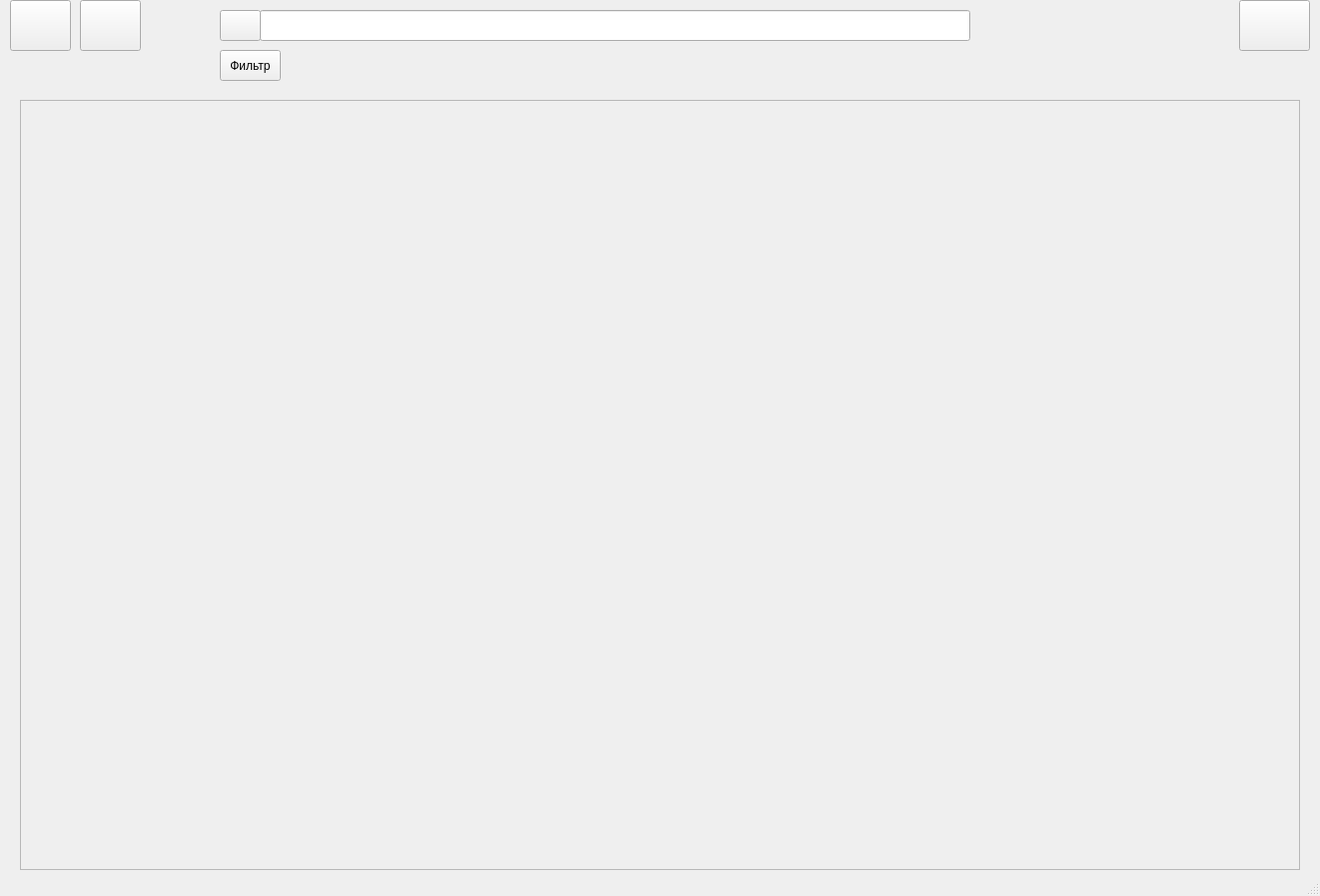
<?xml version="1.0" encoding="UTF-8"?>
<ui version="4.0">
 <class>MainWindow</class>
 <widget class="QMainWindow" name="MainWindow">
  <property name="geometry">
   <rect>
    <x>0</x>
    <y>0</y>
    <width>1321</width>
    <height>897</height>
   </rect>
  </property>
  <property name="windowTitle">
   <string>MainWindow</string>
  </property>
  <widget class="QWidget" name="centralwidget">
   <widget class="QLineEdit" name="lineEdit">
    <property name="geometry">
     <rect>
      <x>260</x>
      <y>10</y>
      <width>711</width>
      <height>31</height>
     </rect>
    </property>
   </widget>
   <widget class="QPushButton" name="pushButton">
    <property name="geometry">
     <rect>
      <x>220</x>
      <y>10</y>
      <width>41</width>
      <height>31</height>
     </rect>
    </property>
    <property name="text">
     <string/>
    </property>
   </widget>
   <widget class="QPushButton" name="pushButton_2">
    <property name="geometry">
     <rect>
      <x>1240</x>
      <y>0</y>
      <width>71</width>
      <height>51</height>
     </rect>
    </property>
    <property name="text">
     <string/>
    </property>
   </widget>
   <widget class="QPushButton" name="pushButton_3">
    <property name="geometry">
     <rect>
      <x>10</x>
      <y>0</y>
      <width>61</width>
      <height>51</height>
     </rect>
    </property>
    <property name="text">
     <string/>
    </property>
   </widget>
   <widget class="QScrollArea" name="scrollArea">
    <property name="geometry">
     <rect>
      <x>20</x>
      <y>100</y>
      <width>1281</width>
      <height>771</height>
     </rect>
    </property>
    <property name="widgetResizable">
     <bool>true</bool>
    </property>
    <widget class="QWidget" name="scrollAreaWidgetContents">
     <property name="geometry">
      <rect>
       <x>0</x>
       <y>0</y>
       <width>1279</width>
       <height>769</height>
      </rect>
     </property>
    </widget>
   </widget>
   <widget class="QPushButton" name="pushButton_4">
    <property name="geometry">
     <rect>
      <x>220</x>
      <y>50</y>
      <width>61</width>
      <height>31</height>
     </rect>
    </property>
    <property name="text">
     <string>Фильтр</string>
    </property>
   </widget>
   <widget class="QPushButton" name="pushButton_5">
    <property name="geometry">
     <rect>
      <x>80</x>
      <y>0</y>
      <width>61</width>
      <height>51</height>
     </rect>
    </property>
    <property name="text">
     <string/>
    </property>
   </widget>
  </widget>
  <widget class="QMenuBar" name="menubar">
   <property name="geometry">
    <rect>
     <x>0</x>
     <y>0</y>
     <width>1321</width>
     <height>22</height>
    </rect>
   </property>
  </widget>
  <widget class="QStatusBar" name="statusbar"/>
 </widget>
 <resources/>
 <connections/>
</ui>
